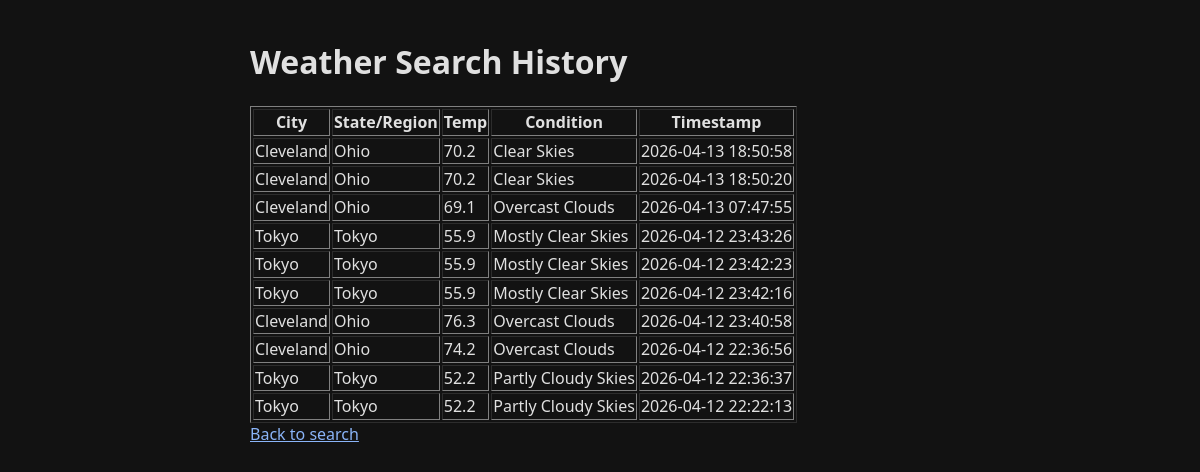
Before: /history with the older database file.
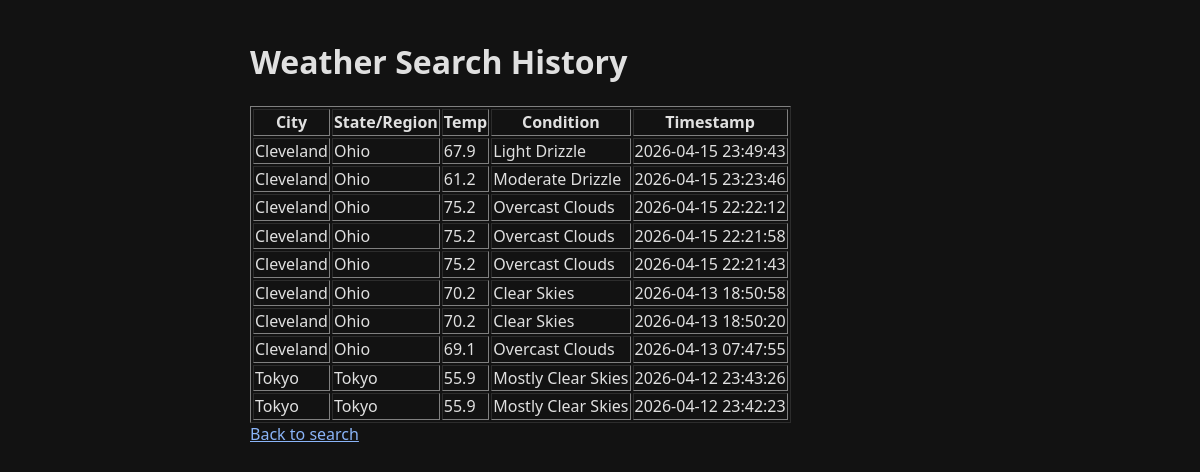
After: the same page with the newer database file.
### tables this page shows
CREATE TABLE searches(
        id INTEGER PRIMARY KEY AUTOINCREMENT,
        city TEXT,
        admin1 TEXT,
        temp REAL,
        condition TEXT,
        created_at DATETIME DEFAULT CURRENT_TIMESTAMP
            );

### app.py (the view)
@app.route("/history")
def history():
    conn = sqlite3.connect("weather.db")
    cursor = conn.cursor()
    cursor.execute("""SELECT city, admin1, temp, condition, datetime(created_at, 'localtime') FROM searches
                   ORDER BY id DESC
                   LIMIT 10
                    """)
    data = cursor.fetchall()
    conn.close()
    return render_template("history.html", data=data)

### templates/history.html (shortened to what this page needs)
<!DOCTYPE html>
<html>
<head>
    <link rel="stylesheet" href="{{ url_for('static', filename='styles.css') }}">
</head>
<body>
<h1>Weather Search History</h1>
{% if data %}
    <table border="1">
        <tr>
            <th>City</th>
            <th>State/Region</th>
            <th>Temp</th>
            <th>Condition</th>
            <th>Timestamp</th>
        </tr>
        {% for row in data %}
        <tr>
            <td>{{ row[0] }}</td>
            <td>{{ row[1] }}</td>
            <td>{{ row[2] }}</td>
            <td>{{ row[3] }}</td>
            <td>{{ row[4] }}</td>
        </tr>
        {% endfor %}
    </table>
{% else %}
    <p>No searches yet</p>
{% endif %}
<a href="/">Back to search</a>
</body>
</html>

### static/styles.css (style rules this page uses)
body { font-family: system-ui, -apple-system, Arial, sans-serif; max-width: 700px; margin: 40px auto; padding: 0 16px; line-height: 1.4; background-color: #121212; color: #e0e0e0 }
a { color: #8ab4f8; }

Changed rows visible on the page:
no longer on this page (row unchanged): searches: city "Tokyo", admin1 "Tokyo", temp "55.9", condition "Mostly Clear Skies", created_at "2026-04-12 23:42:16"
no longer on this page (row unchanged): searches: city "Cleveland", admin1 "Ohio", temp "76.3", condition "Overcast Clouds", created_at "2026-04-12 23:40:58"
no longer on this page (row unchanged): searches: city "Cleveland", admin1 "Ohio", temp "74.2", condition "Overcast Clouds", created_at "2026-04-12 22:36:56"
no longer on this page (row unchanged): searches: city "Tokyo", admin1 "Tokyo", temp "52.2", condition "Partly Cloudy Skies", created_at "2026-04-12 22:36:37"
no longer on this page (row unchanged): searches: city "Tokyo", admin1 "Tokyo", temp "52.2", condition "Partly Cloudy Skies", created_at "2026-04-12 22:22:13"
added searches: city "Cleveland", admin1 "Ohio", temp "67.9", condition "Light Drizzle", created_at "2026-04-15 23:49:43"
added searches: city "Cleveland", admin1 "Ohio", temp "61.2", condition "Moderate Drizzle", created_at "2026-04-15 23:23:46"
added searches: city "Cleveland", admin1 "Ohio", temp "75.2", condition "Overcast Clouds", created_at "2026-04-15 22:22:12"
added searches: city "Cleveland", admin1 "Ohio", temp "75.2", condition "Overcast Clouds", created_at "2026-04-15 22:21:58"
added searches: city "Cleveland", admin1 "Ohio", temp "75.2", condition "Overcast Clouds", created_at "2026-04-15 22:21:43"
